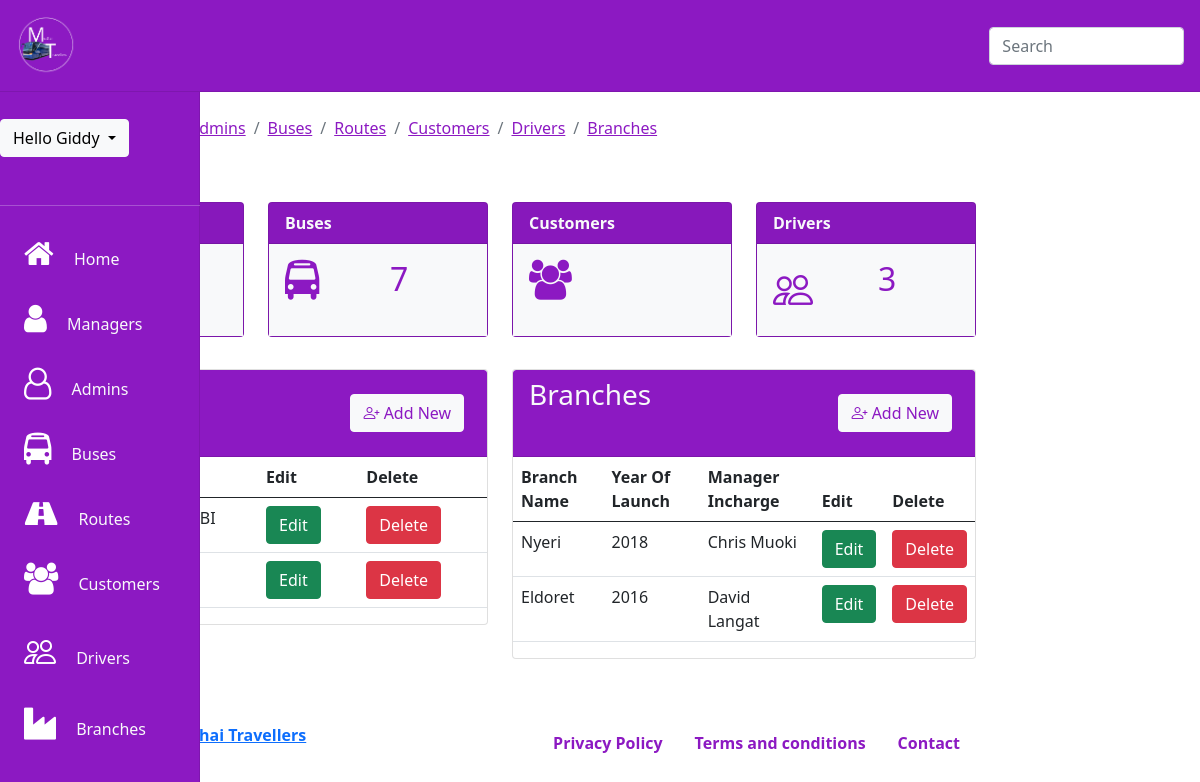
/super_admin/home.php (signed in), run on the app's committed database.
### tables this page shows
CREATE TABLE `routes` (
  `id` int(11) NOT NULL,
  `fromm` varchar(100) NOT NULL,
  `too` varchar(100) NOT NULL
);

CREATE TABLE `branches` (
  `id` int(11) NOT NULL,
  `branch` varchar(100) NOT NULL,
  `yf` year(4) NOT NULL,
  `manager` varchar(100) NOT NULL
);

### super_admin/partials/i_branches.php (the view, shortened to what this page needs)
<?php
 $sql ="SELECT *FROM branches
  ORDER BY id";
   $query =$con->query($sql);
   WHILE($row=$query->fetch_assoc())
   {
       ?>
<tr>
    <td><?php echo $row['branch'];?></td>
    <td><?php echo $row['yf'];?></td>
    <td><?php echo $row['manager'];?></td>
    <form action="partials/updatedata.php" Method="POST">
        <th><input type="submit" name="edit" class="btn btn-success" data-target="#addnew" value="Edit"></th>
    </form>
    <form action="partials/delete.php" Method="POST">
        <th><input type="submit" name="delete" class="btn btn-danger" value="Delete"></th>
    </form>
</tr>
<?php
                }
                ?>

### super_admin/partials/i_routes.php (shortened to what this page needs)
<?php
 $sql ="SELECT *FROM routes
  ORDER BY id";
   $query =$con->query($sql);
   WHILE($row=$query->fetch_assoc())
   {
       ?>
<tr>
    <td><?php echo $row['fromm'];?></td>
    <td><?php echo $row['too'];?></td>
    <form action="partials/updatedata.php" Method="POST">
        <th><input type="submit" name="edit" class="btn btn-success" data-target="#addnew" value="Edit"></th>
    </form>
    <form action="partials/delete.php" Method="POST">
        <th><input type="submit" name="delete" class="btn btn-danger" value="Delete"></th>
    </form>
</tr>
<?php
                }
                ?>

### data on the page
branches: branch "Nyeri", yf "2018", manager "Chris Muoki"
branches: branch "Eldoret", yf "2016", manager "David Langat"

### other printed values
$_SESSION['username'] "Giddy"
$row "7"
$row "3"
